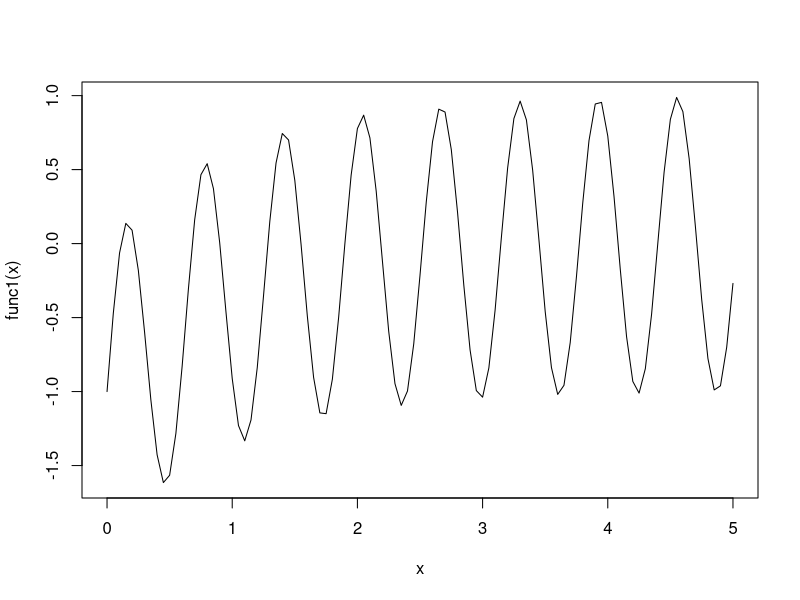

Source code (R):

sc2.f <- function(x) {
  n <- length(x)
  sum((1:n) * (exp(x) - x)) / n
}
sc2.g <- function(x) {
  n <- length(x)
  (1:n) * (exp(x) - 1) / n
}
x0 <- rnorm(5)
hess <- numDeriv::hessian(func = sc2.f, x = x0)
hessc <- numDeriv::hessian(func = sc2.f, x = x0, "complex")
all.equal(hess, hessc, tolerance = .Machine$double.eps)
# Hessian = Jacobian of the gradient
jac <- numDeriv::jacobian(func = sc2.g, x = x0)
jacc <- numDeriv::jacobian(func = sc2.g, x = x0, "complex")
all.equal(hess, jac, tolerance = .Machine$double.eps)
all.equal(hessc, jacc, tolerance = .Machine$double.eps)


numDeriv::grad(sin, pi)
numDeriv::grad(sin, (0:10) * 2 * pi / 10)
func0 <- function(x) {
  sum(sin(x))
}
numDeriv::grad(func0, (0:10) * 2 * pi / 10)
func1 <- function(x) {
  sin(10 * x) - exp(-x)
}
curve(func1, from = 0, to = 5)
x <- 2.04
numd1 <- numDeriv::grad(func1, x)
exact <- 10 * cos(10 * x) + exp(-x)
c(numd1, exact, (numd1 - exact) / exact)
x <- c(1:10)
numd1 <- numDeriv::grad(func1, x)
numd2 <- numDeriv::grad(func1, x, "complex")
exact <- 10 * cos(10 * x) + exp(-x)
cbind(numd1, numd2, exact, (numd1 - exact) / exact, (numd2 - exact) / exact)
sc2.f <- function(x) {
  n <- length(x)
  sum((1:n) * (exp(x) - x)) / n
}
sc2.g <- function(x) {
  n <- length(x)
  (1:n) * (exp(x) - 1) / n
}
x0 <- rnorm(100)
exact <- sc2.g(x0)
g <- numDeriv::grad(func = sc2.f, x = x0)
max(abs(exact - g) / (1 + abs(exact)))
gc <- numDeriv::grad(func = sc2.f, x = x0, method = "complex")
max(abs(exact - gc) / (1 + abs(exact)))
f <- function(x) if (x[1] <= 0) sum(sin(x)) else NA
numDeriv::grad(f, x = c(0, 0), method = "Richardson", side = c(-1, 1))